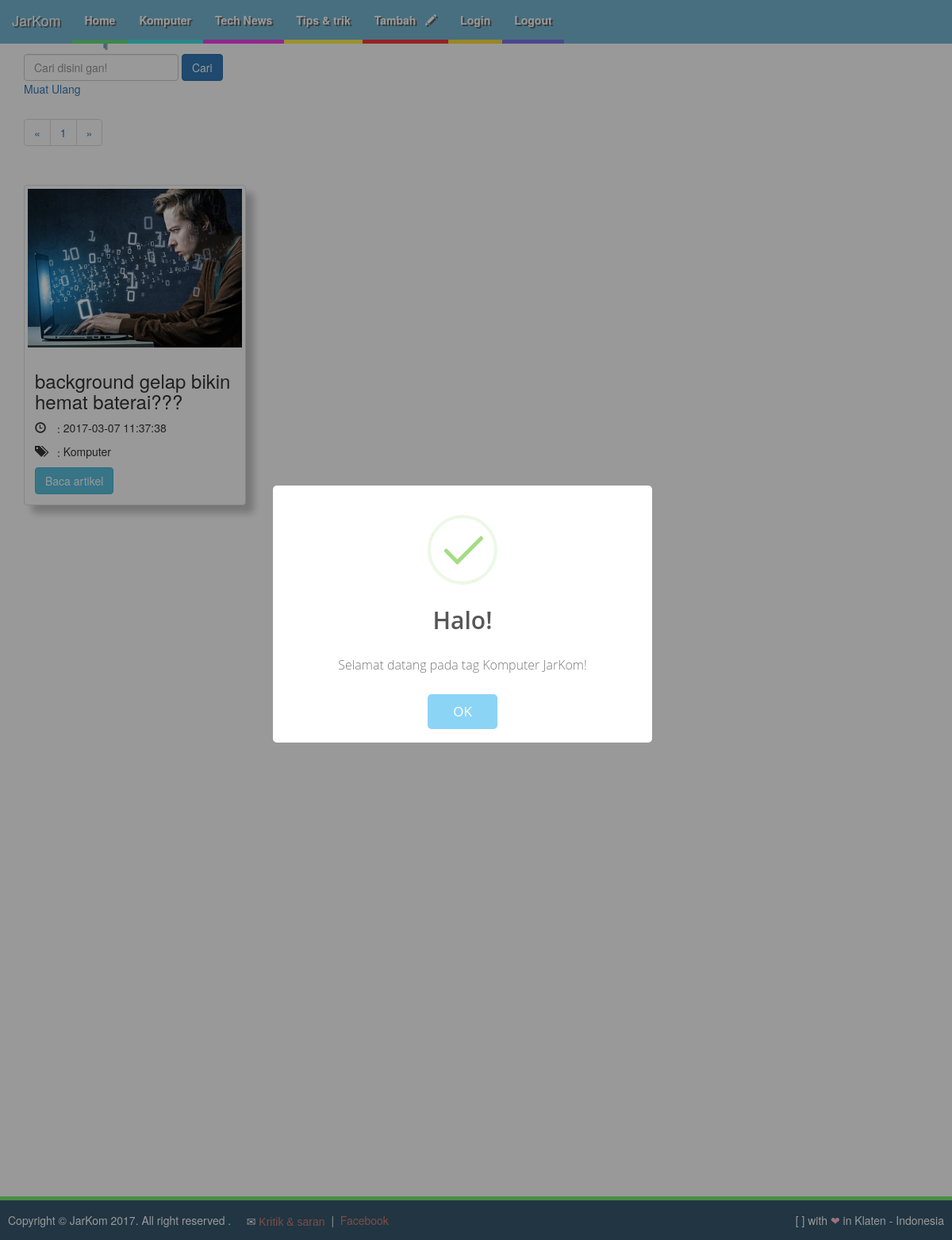
The app's page /komputer.php with its own data.
### tables this page shows
CREATE TABLE IF NOT EXISTS `blog` (
  `id` int(11) NOT NULL,
  `judul` varchar(100) NOT NULL,
  `isi` varchar(10000) NOT NULL,
  `waktu` timestamp NOT NULL DEFAULT CURRENT_TIMESTAMP,
  `tag` varchar(20) NOT NULL,
  `gambar` varchar(100) NOT NULL
);

### komputer.php (the view, shortened to what this page needs)
<?php
require_once "init.php";
require_once "view/header.php";
$perPage = 9;
$page = isset($_GET["halaman"]) ? (int)$_GET["halaman"] : 1;
$start = ($page > 1) ? ($page * $perPage) - $perPage : 0;
$articles = "SELECT * FROM blog WHERE tag LIKE 'Komputer' LIMIT $start, $perPage";
$result2 = mysqli_query($link, $articles);
$result = mysqli_query($link, "SELECT * FROM blog");
$total = mysqli_num_rows($result);
$pages = ceil($total/$perPage);
?>
<link rel="stylesheet" type="text/css" href="sweetalert/dist/sweetalert.css">
 <body>
   <span class="glyphicon glyphicon-tags" aria-hidden="true" style="color:rgba(84, 178, 204, 1); margin-left:20px"><h1 class="kategori">Komputer</h1></span>
 </body>
 <form class="navbar-form navbar-right pencarian" role="search" method="get">
   <div class="form-group">
       <input type="search" class="form-control" placeholder="Cari disini gan!" name="cari">
   </div>
   <button type="submit" class="btn btn-primary">Cari</button>
   <br>
   <a href="komputer.php">Muat Ulang</a>
 </form>
 <nav aria-label="Page navigation">
     <ul class="pagination">
       <li>
         <a href="?halaman=<?=$_GET['halaman']-1?>" aria-label="Previous">
           <span aria-hidden="true">&laquo;</span>
         </a>
       </li>
       <?php for($i=1; $i<=$pages; $i++){ ?>
         <li><a href="?halaman=<? echo $i?>"><? echo $i?></a></li>
       <?php } ?>
       <li>
         <a href="?halaman=<?=$_GET['halaman']+1?>" aria-label="Next">
           <span aria-hidden="true">&raquo;</span>
         </a>
       </li>
     </ul>
 </nav>
<div class="ukuran">
<div id="kontainer">
 <?php
 while($row= mysqli_fetch_assoc($result2)):
  ?>
  <div class="table-row-equal">
          <div class="col-md-6 col-md-4" style="height:400px; margin-top:20px;">
          <div class="thumbnail">
       <img class="img-responsive zoom" src="upload/<?php echo $row['gambar']; ?>" style="width:100%; height:200px;">
           <div class="caption">
          <h3><?= $row['judul']; ?></h3>
         <div id="menu_thumb">
           <p class="waktu"> <span class="glyphicon glyphicon-time" aria-hidden="true"> : </span> <?= $row['waktu']; ?> </p>
          <p class="tag"> <span class="glyphicon glyphicon-tags" aria-hidden="true"> : </span> <?= $row['tag']; ?> </p>
          <a href="single.php?id=<?= $row['id']; ?>" class="btn btn-info"> Baca artikel </a>
        </div>
      </div>
      </div>
    </div>
  </div>
<?php endwhile; ?>
</div>
</div>
 <?php
 require_once "view/footer.php"
 ?>

### view/style.css (style rules this page uses)
* { margin:0; padding:0; }
@media only screen and (min-width : 420px) { .table-row-equal { display: inline; width: 100%; table-layout: fixed; word-wrap: break-word; border-spacing: 5px 5px; } }
@media only screen and (min-width : 420px) { .table-row-equal .thumbnail { float: none; display: table-cell; width: 1%; box-shadow: 10px 10px 10px #c6c6c6; } }
.pencarian { width: 100%; float: left; margin-left: 0px; }
.kategori { width: 100%; display: inline; font-family: sans-serif; text-shadow: 2px 2px #b1aaaa; }
.pagination { margin-left: 30px; }
.zoom { margin-left: auto; margin-right: auto; }
#kontainer { min-height: 100%; }

### komputer.php (style rules this page uses)
.kategori { color: rgba(84, 178, 204, 1); margin-left: 20px; }
.ukuran { padding-left: 10px; padding-right: 230px; }
#kontainer { padding-bottom: 1300px; }

### records on screen
blog: gambar (picture), judul "background gelap bikin hemat baterai???", waktu "2017-03-07 11:37:38", tag "Komputer"
